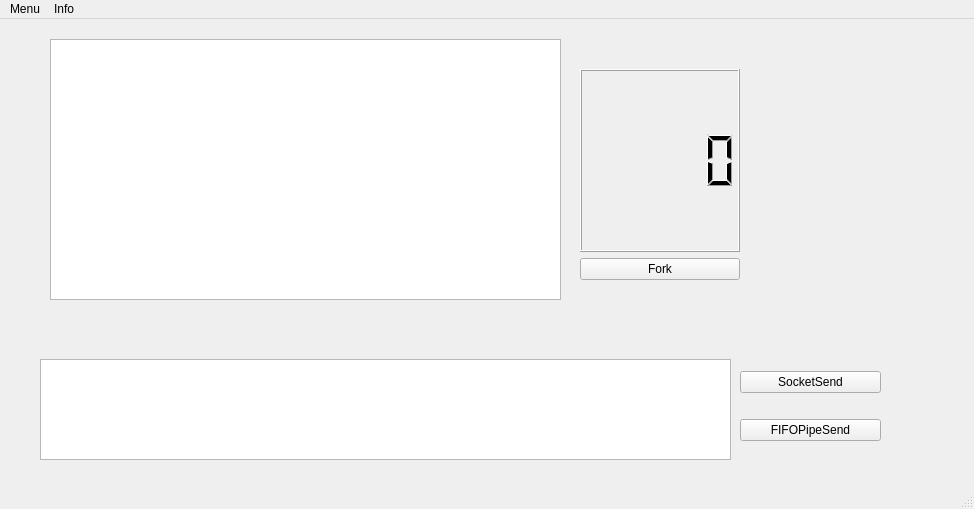
<?xml version="1.0" encoding="UTF-8"?>
<ui version="4.0">
 <class>MainWindow</class>
 <widget class="QMainWindow" name="MainWindow">
  <property name="geometry">
   <rect>
    <x>0</x>
    <y>0</y>
    <width>974</width>
    <height>509</height>
   </rect>
  </property>
  <property name="windowTitle">
   <string>MainWindow</string>
  </property>
  <widget class="QWidget" name="centralwidget">
   <widget class="QTextBrowser" name="outputText">
    <property name="geometry">
     <rect>
      <x>50</x>
      <y>20</y>
      <width>511</width>
      <height>261</height>
     </rect>
    </property>
   </widget>
   <widget class="QWidget" name="verticalLayoutWidget">
    <property name="geometry">
     <rect>
      <x>580</x>
      <y>50</y>
      <width>160</width>
      <height>211</height>
     </rect>
    </property>
    <layout class="QVBoxLayout" name="verticalLayout">
     <item>
      <widget class="QLCDNumber" name="P_Number"/>
     </item>
     <item>
      <widget class="QPushButton" name="forkButton">
       <property name="text">
        <string>Fork</string>
       </property>
      </widget>
     </item>
    </layout>
   </widget>
   <widget class="QTextEdit" name="textEdit">
    <property name="geometry">
     <rect>
      <x>40</x>
      <y>340</y>
      <width>691</width>
      <height>101</height>
     </rect>
    </property>
   </widget>
   <widget class="QWidget" name="verticalLayoutWidget_2">
    <property name="geometry">
     <rect>
      <x>740</x>
      <y>332</y>
      <width>141</width>
      <height>112</height>
     </rect>
    </property>
    <layout class="QVBoxLayout" name="verticalLayout_2">
     <item>
      <widget class="QPushButton" name="SocketSendButton">
       <property name="text">
        <string>SocketSend</string>
       </property>
      </widget>
     </item>
     <item>
      <widget class="QPushButton" name="FIFOPipeSendButton">
       <property name="text">
        <string>FIFOPipeSend</string>
       </property>
      </widget>
     </item>
    </layout>
   </widget>
  </widget>
  <widget class="QStatusBar" name="statusbar"/>
  <widget class="QMenuBar" name="menubar">
   <property name="geometry">
    <rect>
     <x>0</x>
     <y>0</y>
     <width>974</width>
     <height>23</height>
    </rect>
   </property>
   <widget class="QMenu" name="menu">
    <property name="title">
     <string>Menu</string>
    </property>
    <addaction name="actionUnImplemented"/>
    <addaction name="separator"/>
   </widget>
   <widget class="QMenu" name="menuInfo">
    <property name="title">
     <string>Info</string>
    </property>
    <widget class="QMenu" name="menuAuthor">
     <property name="title">
      <string>Author</string>
     </property>
     <addaction name="actionZhuangyuan"/>
    </widget>
    <addaction name="separator"/>
    <addaction name="menuAuthor"/>
   </widget>
   <addaction name="menu"/>
   <addaction name="menuInfo"/>
  </widget>
  <action name="actionUnImplemented">
   <property name="text">
    <string>UnImplemented</string>
   </property>
  </action>
  <action name="actionZhuangyuan">
   <property name="text">
    <string>Zhuangyuan</string>
   </property>
  </action>
 </widget>
 <resources/>
 <connections/>
</ui>
